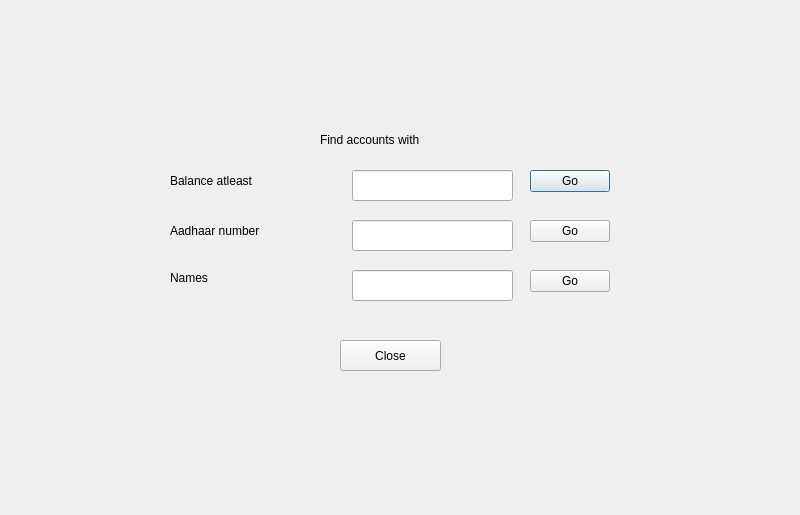
<?xml version="1.0" encoding="UTF-8"?>
<ui version="4.0">
 <class>Admin</class>
 <widget class="QDialog" name="Admin">
  <property name="geometry">
   <rect>
    <x>0</x>
    <y>0</y>
    <width>800</width>
    <height>515</height>
   </rect>
  </property>
  <property name="windowTitle">
   <string>Dialog</string>
  </property>
  <widget class="QLabel" name="label">
   <property name="geometry">
    <rect>
     <x>170</x>
     <y>160</y>
     <width>211</width>
     <height>41</height>
    </rect>
   </property>
   <property name="text">
    <string>Balance atleast</string>
   </property>
  </widget>
  <widget class="QLineEdit" name="balancestand">
   <property name="geometry">
    <rect>
     <x>352</x>
     <y>170</y>
     <width>161</width>
     <height>31</height>
    </rect>
   </property>
  </widget>
  <widget class="QLabel" name="label_2">
   <property name="geometry">
    <rect>
     <x>170</x>
     <y>220</y>
     <width>201</width>
     <height>21</height>
    </rect>
   </property>
   <property name="text">
    <string>Aadhaar number</string>
   </property>
  </widget>
  <widget class="QLineEdit" name="aadhaarstand">
   <property name="geometry">
    <rect>
     <x>352</x>
     <y>220</y>
     <width>161</width>
     <height>31</height>
    </rect>
   </property>
  </widget>
  <widget class="QLabel" name="label_3">
   <property name="geometry">
    <rect>
     <x>170</x>
     <y>270</y>
     <width>201</width>
     <height>16</height>
    </rect>
   </property>
   <property name="text">
    <string>Names</string>
   </property>
  </widget>
  <widget class="QLineEdit" name="namestand">
   <property name="geometry">
    <rect>
     <x>352</x>
     <y>270</y>
     <width>161</width>
     <height>31</height>
    </rect>
   </property>
  </widget>
  <widget class="QPushButton" name="balancebutton">
   <property name="geometry">
    <rect>
     <x>530</x>
     <y>170</y>
     <width>80</width>
     <height>22</height>
    </rect>
   </property>
   <property name="text">
    <string>Go</string>
   </property>
  </widget>
  <widget class="QPushButton" name="aadhaarbutton">
   <property name="geometry">
    <rect>
     <x>530</x>
     <y>220</y>
     <width>80</width>
     <height>22</height>
    </rect>
   </property>
   <property name="text">
    <string>Go</string>
   </property>
  </widget>
  <widget class="QPushButton" name="namebutton">
   <property name="geometry">
    <rect>
     <x>530</x>
     <y>270</y>
     <width>80</width>
     <height>22</height>
    </rect>
   </property>
   <property name="text">
    <string>Go</string>
   </property>
  </widget>
  <widget class="QLabel" name="label_4">
   <property name="geometry">
    <rect>
     <x>320</x>
     <y>130</y>
     <width>201</width>
     <height>20</height>
    </rect>
   </property>
   <property name="text">
    <string>Find accounts with</string>
   </property>
  </widget>
  <widget class="QPushButton" name="closebutton">
   <property name="geometry">
    <rect>
     <x>340</x>
     <y>340</y>
     <width>101</width>
     <height>31</height>
    </rect>
   </property>
   <property name="text">
    <string>Close</string>
   </property>
  </widget>
 </widget>
 <resources/>
 <connections/>
</ui>
